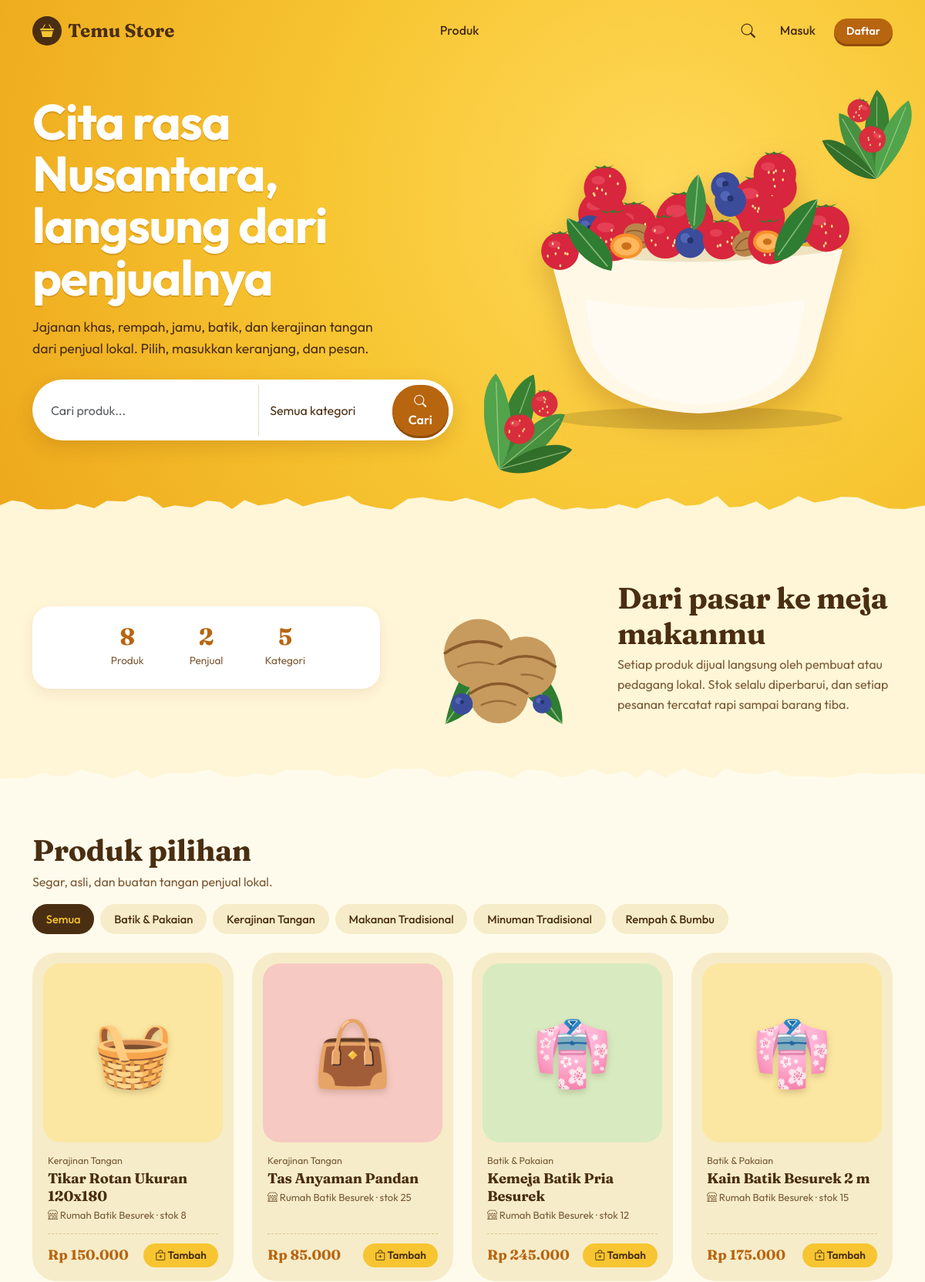
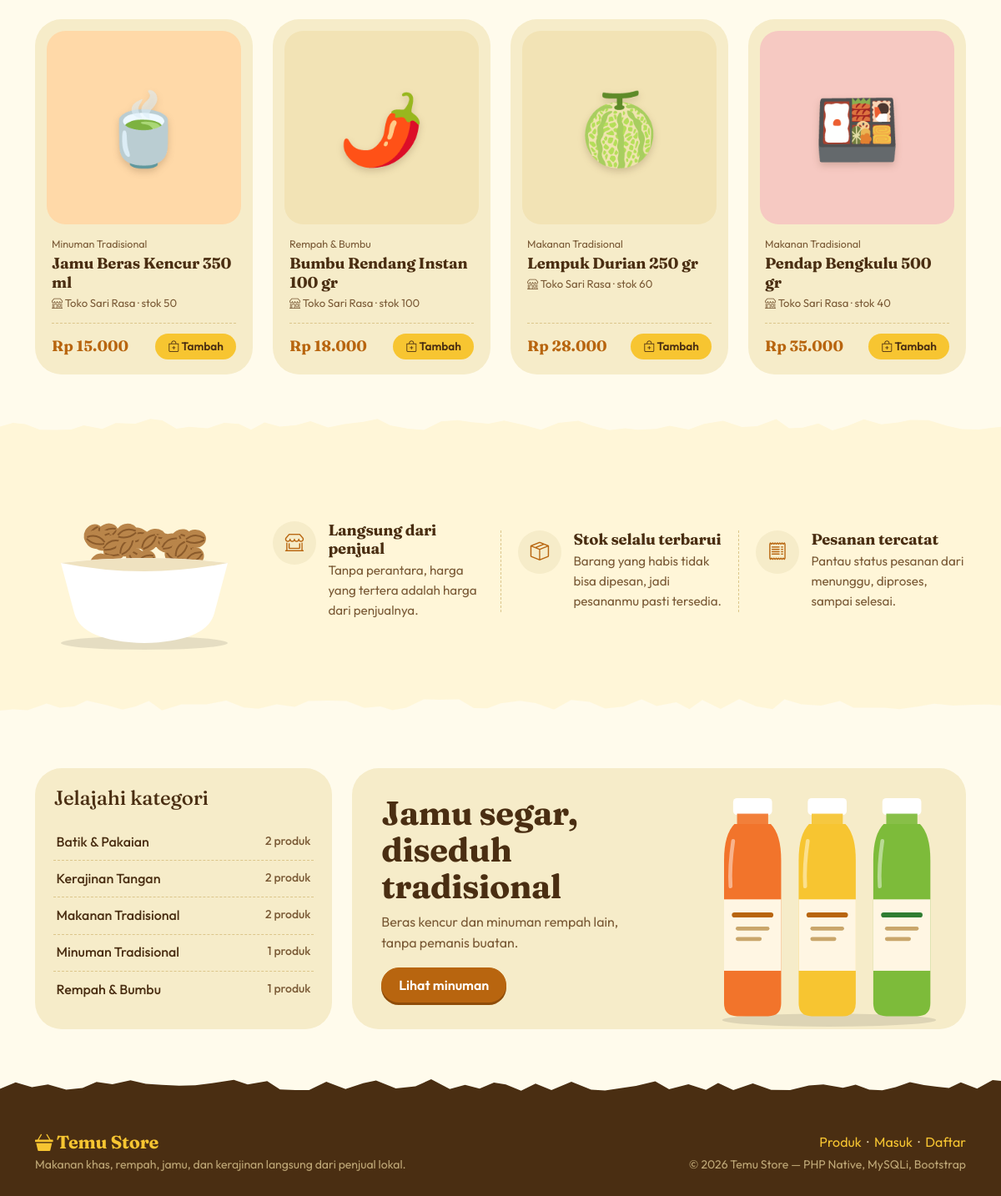
The page / on the database its author committed (2 pictures, top to bottom).
### tables this page shows
CREATE TABLE kategori (
  id_kategori   INT UNSIGNED NOT NULL AUTO_INCREMENT,
  nama_kategori VARCHAR(60)  NOT NULL,
  PRIMARY KEY (id_kategori),
  UNIQUE KEY uk_kategori_nama (nama_kategori)
);

CREATE TABLE produk (
  id_produk   INT UNSIGNED NOT NULL AUTO_INCREMENT,
  id_penjual  INT UNSIGNED NOT NULL,
  id_kategori INT UNSIGNED NOT NULL,
  nama_produk VARCHAR(150) NOT NULL,
  deskripsi   TEXT         DEFAULT NULL,
  harga       DECIMAL(12,2) NOT NULL,
  stok        INT UNSIGNED NOT NULL DEFAULT 0,
  gambar      VARCHAR(255) DEFAULT NULL,
  created_at  TIMESTAMP    NOT NULL DEFAULT CURRENT_TIMESTAMP,
  PRIMARY KEY (id_produk),
  KEY idx_produk_penjual (id_penjual),
  KEY idx_produk_kategori (id_kategori),
  CONSTRAINT fk_produk_penjual  FOREIGN KEY (id_penjual)  REFERENCES users(id_user)       ON DELETE CASCADE  ON UPDATE CASCADE,
  CONSTRAINT fk_produk_kategori FOREIGN KEY (id_kategori) REFERENCES kategori(id_kategori) ON DELETE RESTRICT ON UPDATE CASCADE
);

CREATE TABLE users (
  id_user      INT UNSIGNED NOT NULL AUTO_INCREMENT,
  nama         VARCHAR(100) NOT NULL,
  email        VARCHAR(100) NOT NULL,
  password     VARCHAR(255) NOT NULL,
  role         ENUM('penjual','pembeli') NOT NULL DEFAULT 'pembeli',
  no_hp        VARCHAR(20)  DEFAULT NULL,
  alamat       TEXT         DEFAULT NULL,
  created_at   TIMESTAMP    NOT NULL DEFAULT CURRENT_TIMESTAMP,
  PRIMARY KEY (id_user),
  UNIQUE KEY uk_users_email (email)
);

### index.php (the view, shortened to what this page needs)
<?php
$hero  = true;
require_once __DIR__ . '/includes/header.php';
$q      = trim($_GET['q'] ?? '');
$kat    = (int)($_GET['kategori'] ?? 0);
$hal    = max(1, (int)($_GET['hal'] ?? 1));
$limit  = 8;
$offset = ($hal - 1) * $limit;
$where  = 'WHERE 1=1';
$tipe   = '';
$param  = [];
$stmt = $koneksi->prepare(
    "SELECT p.*, k.nama_kategori, u.nama AS nama_penjual
     FROM produk p
     JOIN kategori k ON k.id_kategori = p.id_kategori
     JOIN users u ON u.id_user = p.id_penjual
     $where ORDER BY p.created_at DESC, p.id_produk DESC LIMIT ? OFFSET ?"
);
$tipe2  = $tipe . 'ii';
$param2 = array_merge($param, [$limit, $offset]);
$stmt->bind_param($tipe2, ...$param2);
$stmt->execute();
$produk = $stmt->get_result()->fetch_all(MYSQLI_ASSOC);
$kategori = $koneksi->query('SELECT * FROM kategori ORDER BY nama_kategori')->fetch_all(MYSQLI_ASSOC);
$stat = $koneksi->query("SELECT (SELECT COUNT(*) FROM produk) AS produk,
                                (SELECT COUNT(*) FROM users WHERE role = 'penjual') AS penjual,
                                (SELECT COUNT(*) FROM kategori) AS kategori")->fetch_assoc();
$jmlKat = [];
foreach ($koneksi->query('SELECT id_kategori, COUNT(*) AS n FROM produk GROUP BY id_kategori') as $r) {
    $jmlKat[(int)$r['id_kategori']] = (int)$r['n'];
}
$idMinuman = 0;
foreach ($kategori as $k) {
    if (stripos($k['nama_kategori'], 'minuman') !== false) { $idMinuman = (int)$k['id_kategori']; }
}
?>
<section class="hero">
    <div class="container">
        <div class="row align-items-center g-4">
            <div class="col-lg-6">
                <h1>Cita rasa Nusantara, langsung dari penjualnya</h1>
                <p class="lead-hero">Jajanan khas, rempah, jamu, batik, dan kerajinan tangan dari penjual lokal. Pilih, masukkan keranjang, dan pesan.</p>
                <form id="cari" class="hero-cari" method="get" action="<?= e(url('index.php')) ?>#produk" role="search">
                    <input type="text" name="q" class="form-control" placeholder="Cari produk..." aria-label="Cari produk" value="<?= e($q) ?>">
                    <select name="kategori" class="form-select" aria-label="Kategori">
                        <option value="0">Semua kategori</option>
                    </select>
                    <button class="btn btn-brand"><i class="bi bi-search"></i> Cari</button>
                </form>
            </div>
            <div class="col-lg-6">
                <div class="hero-gambar">
                    <img class="mangkuk" src="<?= e(url('assets/img/hero-bowl.svg')) ?>" alt="Mangkuk berisi buah dan kacang segar">
                    <img class="hero-daun" src="<?= e(url('assets/img/leaves.svg')) ?>" alt="">
                </div>
            </div>
        </div>
    </div>
</section>
<section class="bagian krem torn-bawah ke-halaman" id="tentang">
    <div class="container">
        <div class="row align-items-center g-4">
            <div class="col-lg-5">
                <div class="kartu-putih justify-content-center">
                    <div class="statistik"><b><?= (int)$stat['produk'] ?></b><span>Produk</span></div>
                    <div class="statistik"><b><?= (int)$stat['penjual'] ?></b><span>Penjual</span></div>
                    <div class="statistik"><b><?= (int)$stat['kategori'] ?></b><span>Kategori</span></div>
                </div>
            </div>
            <div class="col-lg-7">
                <div class="d-flex align-items-center gap-4 flex-wrap flex-md-nowrap">
                    <img class="gambar-samping" src="<?= e(url('assets/img/nuts-cluster.svg')) ?>" alt="">
                    <div>
                        <h2 class="judul-bagian">Dari pasar ke meja makanmu</h2>
                        <p class="sub-bagian mb-0">Setiap produk dijual langsung oleh pembuat atau pedagang lokal. Stok selalu diperbarui, dan setiap pesanan tercatat rapi sampai barang tiba.</p>
                    </div>
                </div>
            </div>
        </div>
    </div>
</section>
<section class="bagian halaman torn-bawah ke-krem" id="produk">
    <div class="container">
        <div class="d-flex flex-wrap justify-content-between align-items-end gap-3 mb-4">
            <div>
                <h2 class="judul-bagian">Produk pilihan</h2>
                <p class="sub-bagian mb-0"><?= $q !== '' ? 'Hasil pencarian "' . e($q) . '"' : 'Segar, asli, dan buatan tangan penjual lokal.' ?></p>
            </div>
            <div class="d-flex flex-wrap gap-2">
                <a class="chip-kat <?= $kat === 0 ? 'aktif' : '' ?>" href="<?= e(url('index.php?q=' . urlencode($q) . '#produk')) ?>">Semua</a>
                <?php foreach ($kategori as $k): ?>
                    <a class="chip-kat <?= $kat === (int)$k['id_kategori'] ? 'aktif' : '' ?>" href="<?= e(url('index.php?kategori=' . (int)$k['id_kategori'] . '&q=' . urlencode($q) . '#produk')) ?>"><?= e($k['nama_kategori']) ?></a>
                <?php endforeach; ?>
            </div>
        </div>
        <?php if (!$produk): ?>
            <div class="alert alert-secondary">Produk tidak ditemukan. Coba kata kunci lain atau pilih kategori Semua.</div>
        <?php else: ?>
        <div class="row row-cols-2 row-cols-md-3 row-cols-lg-4 g-3 g-lg-4">
            <?php foreach ($produk as $p): ?>
            <div class="col">
                <article class="kartu-produk">
                    <a class="foto" href="<?= e(url('produk_detail.php?id=' . $p['id_produk'])) ?>" aria-label="Lihat <?= e($p['nama_produk']) ?>">
                        <?= gambar_produk($p) ?>
                    </a>
                    <div class="kat"><?= e($p['nama_kategori']) ?></div>
                    <h2><a href="<?= e(url('produk_detail.php?id=' . $p['id_produk'])) ?>"><?= e($p['nama_produk']) ?></a></h2>
                    <div class="penjual"><i class="bi bi-shop"></i> <?= e($p['nama_penjual']) ?> &middot; stok <?= (int)$p['stok'] ?></div>
                    <div class="baris-beli">
                        <span class="harga"><?= rupiah($p['harga']) ?></span>
                        <?php if ((int)$p['stok'] > 0 && (!$user || $user['role'] === 'pembeli')): ?>
                        <form action="<?= e(url('keranjang_aksi.php')) ?>" method="post">
                            <button class="btn btn-tambah" title="Tambah ke keranjang"><i class="bi bi-bag-plus"></i> Tambah</button>
                        </form>
                        <?php elseif ((int)$p['stok'] === 0): ?>
                            <button class="btn btn-tambah" disabled>Habis</button>
                        <?php else: ?>
                            <a class="btn btn-tambah" href="<?= e(url('produk_detail.php?id=' . $p['id_produk'])) ?>">Lihat</a>
                        <?php endif; ?>
                    </div>
                </article>
            </div>
            <?php endforeach; ?>
        </div>
        <?php endif; ?>
    </div>
</section>
<section class="bagian krem torn-bawah ke-halaman">
    <div class="container">
        <div class="row align-items-center g-4">
            <div class="col-lg-3 text-center">
                <img class="gambar-samping" src="<?= e(url('assets/img/nuts-bowl.svg')) ?>" alt="Semangkuk kacang">
            </div>
            <div class="col-lg-3"><div class="fitur"><span class="ikon"><i class="bi bi-shop-window"></i></span><div><h3>Langsung dari penjual</h3><p>Tanpa perantara, harga yang tertera adalah harga dari penjualnya.</p></div></div></div>
            <div class="col-lg-3 garis-tegak"><div class="fitur ps-lg-2"><span class="ikon"><i class="bi bi-box-seam"></i></span><div><h3>Stok selalu terbarui</h3><p>Barang yang habis tidak bisa dipesan, jadi pesananmu pasti tersedia.</p></div></div></div>
            <div class="col-lg-3 garis-tegak"><div class="fitur ps-lg-2"><span class="ikon"><i class="bi bi-receipt"></i></span><div><h3>Pesanan tercatat</h3><p>Pantau status pesanan dari menunggu, diproses, sampai selesai.</p></div></div></div>
        </div>
    </div>
</section>
<section class="bagian halaman pb-0">
    <div class="container">
        <div class="row g-4">
            <div class="col-lg-4">
                <div class="panel-kategori">
                    <h2 class="h4 mb-3">Jelajahi kategori</h2>
                    <ul>
                        <?php foreach ($kategori as $k): ?>
                        <li><a href="<?= e(url('index.php?kategori=' . (int)$k['id_kategori'] . '#produk')) ?>"><span><?= e($k['nama_kategori']) ?></span><small><?= $jmlKat[(int)$k['id_kategori']] ?? 0 ?> produk</small></a></li>
                        <?php endforeach; ?>
                    </ul>
                </div>
            </div>
            <div class="col-lg-8">
                <div class="panel-promo">
                    <div class="position-relative" style="z-index:1">
                        <h2>Jamu segar, diseduh tradisional</h2>
                        <p class="sub-bagian">Beras kencur dan minuman rempah lain, tanpa pemanis buatan.</p>
                        <a class="btn btn-brand" href="<?= e(url('index.php?kategori=' . $idMinuman . '#produk')) ?>">Lihat minuman</a>
                    </div>
                    <img class="botol" src="<?= e(url('assets/img/bottles.svg')) ?>" alt="Tiga botol jamu">
                </div>
            </div>
        </div>
    </div>
</section>
<?php require_once __DIR__ . '/includes/footer.php'; ?>

### includes/header.php (shortened to what this page needs)
<?php
require_once __DIR__ . '/functions.php';
$user  = user_aktif();
$hero  = $hero ?? false;
?>
<!DOCTYPE html>
<html lang="id">
<head>
    <link href="https://cdn.jsdelivr.net/npm/bootstrap@5.3.3/dist/css/bootstrap.min.css" rel="stylesheet">
    <link href="https://cdn.jsdelivr.net/npm/bootstrap-icons@1.11.3/font/bootstrap-icons.min.css" rel="stylesheet">
    <link href="<?= e(url('assets/css/style.css')) ?>" rel="stylesheet">
</head>
<body class="d-flex flex-column min-vh-100">
<header class="site-head <?= $hero ? 'site-head--hero' : '' ?>">
    <nav class="navbar navbar-expand-lg">
        <div class="container">
            <a class="navbar-brand" href="<?= e(url('index.php')) ?>"><span class="logo"><i class="bi bi-basket3-fill"></i></span>Temu Store</a>
            <div class="collapse navbar-collapse" id="menu">
                <ul class="navbar-nav mx-lg-auto">
                    <li class="nav-item"><a class="nav-link" href="<?= e(url('index.php#produk')) ?>">Produk</a></li>
                </ul>
                <ul class="navbar-nav align-items-lg-center gap-lg-1">
                    <li class="nav-item"><a class="ikon-cari" href="<?= e(url('index.php#cari')) ?>" title="Cari produk" aria-label="Cari produk"><i class="bi bi-search"></i></a></li>
                    <?php if ($user): ?>
                        <li class="nav-item"><span class="nav-link nama-user"><i class="bi bi-person-circle"></i> <?= e($user['nama']) ?></span></li>
                        <li class="nav-item"><a class="btn btn-brand btn-sm" href="<?= e(url('logout.php')) ?>">Keluar</a></li>
                    <?php else: ?>
                        <li class="nav-item"><a class="nav-link" href="<?= e(url('login.php')) ?>">Masuk</a></li>
                        <li class="nav-item"><a class="btn btn-brand btn-sm ms-lg-1" href="<?= e(url('register.php')) ?>">Daftar</a></li>
                    <?php endif; ?>
                </ul>
            </div>
        </div>
    </nav>
</header>
<main class="flex-grow-1 <?= $hero ? '' : 'container halaman-dalam' ?>">

### includes/functions.php (shortened to what this page needs)
<?php
function e($teks): string
{
    return htmlspecialchars((string)$teks, ENT_QUOTES, 'UTF-8');
}
function rupiah($angka): string
{
    return 'Rp ' . number_format((float)$angka, 0, ',', '.');
}
function url(string $path = ''): string
{
    return BASE_URL . '/' . ltrim($path, '/');
}
function user_aktif(): ?array
{
    return $_SESSION['user'] ?? null;
}
function emoji_produk(string $nama): string
{
    $peta = [
        'batik' => '👘', 'kemeja' => '👔', 'kain' => '🧵', 'tas' => '👜', 'tikar' => '🧺', 'anyam' => '🧺',
        'jamu' => '🍵', 'kencur' => '🍵', 'bumbu' => '🌶️', 'rendang' => '🌶️', 'durian' => '🍈',
        'lempuk' => '🍬', 'dodol' => '🍬', 'pendap' => '🍱', 'madu' => '🍯', 'kopi' => '☕', 'teh' => '🍵',
    ];
    $kecil = strtolower($nama);
    foreach ($peta as $kata => $emoji) {
        if (strpos($kecil, $kata) !== false) {
            return $emoji;
        }
    }
    return '🛍️';
}
function gambar_produk(array $p, string $kelas = ''): string
{
    $nama   = (string)$p['nama_produk'];
    $warna  = ['#FBE7A1', '#FFD9A8', '#F6C9C2', '#D8EBC0', '#F2E3B5'];
    $tint   = $warna[abs(crc32($nama)) % count($warna)];
    return '<div class="img-placeholder ' . e($kelas) . '" style="--tint:' . $tint . '" role="img" aria-label="' . e($nama) . '"><span>' . emoji_produk($nama) . '</span></div>';
}

### includes/footer.php (shortened to what this page needs)
</main>
<div class="tepi-footer" aria-hidden="true"></div>
<footer class="site-foot mt-0">
    <div class="container">
        <div class="row g-3 align-items-center">
            <div class="col-md-6">
                <div class="judul"><i class="bi bi-basket3-fill"></i> Temu Store</div>
                <small>Makanan khas, rempah, jamu, dan kerajinan langsung dari penjual lokal.</small>
            </div>
            <div class="col-md-6 text-md-end">
                <a href="<?= e(url('index.php#produk')) ?>">Produk</a>
                &nbsp;&middot;&nbsp;
                <a href="<?= e(url('login.php')) ?>">Masuk</a>
                &nbsp;&middot;&nbsp;
                <a href="<?= e(url('register.php')) ?>">Daftar</a>
                <div><small>&copy; <?= date('Y') ?> Temu Store &mdash; PHP Native, MySQLi, Bootstrap</small></div>
            </div>
        </div>
    </div>
</footer>
</body>
</html>

### rows shown on the page
kategori: nama_kategori "Batik & Pakaian", id_kategori "2"
kategori: nama_kategori "Kerajinan Tangan", id_kategori "2"
kategori: nama_kategori "Makanan Tradisional", id_kategori "2"
kategori: nama_kategori "Minuman Tradisional", id_kategori "1"
kategori: nama_kategori "Rempah & Bumbu", id_kategori "1"
produk: nama_produk "🧺", id_kategori.nama_kategori "Kerajinan Tangan", nama_produk "Tikar Rotan Ukuran 120x180", id_penjual.nama "Rumah Batik Besurek", stok "8", harga "Rp 150.000"
produk: nama_produk "👜", id_kategori.nama_kategori "Kerajinan Tangan", nama_produk "Tas Anyaman Pandan", id_penjual.nama "Rumah Batik Besurek", stok "25", harga "Rp 85.000"
produk: nama_produk "👘", id_kategori.nama_kategori "Batik & Pakaian", nama_produk "Kemeja Batik Pria Besurek", id_penjual.nama "Rumah Batik Besurek", stok "12", harga "Rp 245.000"
produk: nama_produk "👘", id_kategori.nama_kategori "Batik & Pakaian", nama_produk "Kain Batik Besurek 2 m", id_penjual.nama "Rumah Batik Besurek", stok "15", harga "Rp 175.000"
produk: nama_produk "🍵", id_kategori.nama_kategori "Minuman Tradisional", nama_produk "Jamu Beras Kencur 350 ml", id_penjual.nama "Toko Sari Rasa", stok "50", harga "Rp 15.000"
produk: nama_produk "🌶️", id_kategori.nama_kategori "Rempah & Bumbu", nama_produk "Bumbu Rendang Instan 100 gr", id_penjual.nama "Toko Sari Rasa", stok "100", harga "Rp 18.000"
produk: nama_produk "🍈", id_kategori.nama_kategori "Makanan Tradisional", nama_produk "Lempuk Durian 250 gr", id_penjual.nama "Toko Sari Rasa", stok "60", harga "Rp 28.000"
produk: nama_produk "🍱", id_kategori.nama_kategori "Makanan Tradisional", nama_produk "Pendap Bengkulu 500 gr", id_penjual.nama "Toko Sari Rasa", stok "40", harga "Rp 35.000"

### other values the page prints
$stat['produk'] "8"
$stat['penjual'] "2"
$stat['kategori'] "5"
